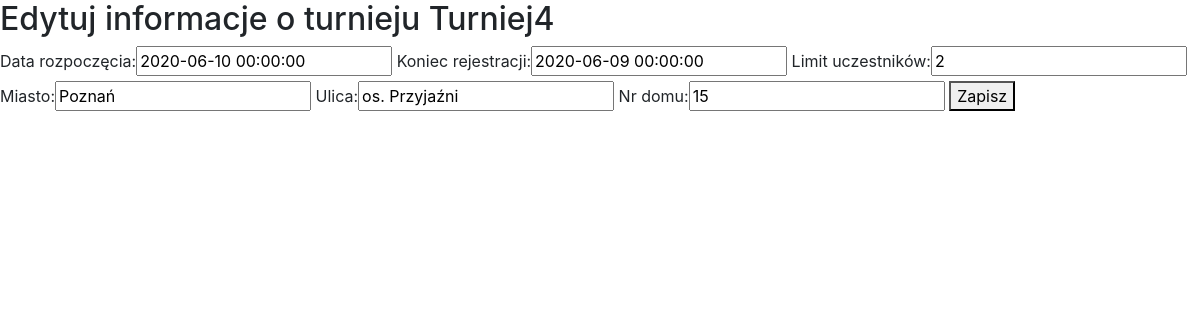
/tournament/4/edit/ (signed in), run on the app's committed database.
### Tourn/models.py (models this page shows)
class Tournament(models.Model):
    name = models.CharField(max_length=50)
    discipline = models.CharField(max_length=50)
    start_date = models.DateTimeField()
    registration_deadline = models.DateTimeField()
    participants_limit = models.IntegerField()
    city = models.CharField(max_length=20)
    street = models.CharField(max_length=50)
    number = models.IntegerField()
    organizer = models.ForeignKey(settings.AUTH_USER_MODEL, on_delete=models.CASCADE)

### Tourn/views.py (the view)
# urls.py: path('tournament/<int:id>/edit/', views.edit_tournament, name='tournament_edit'),
def edit_tournament(request, id):
    try:
        tourn = Tournament.objects.get(id=id)
    except Tournament.DoesNotExist:
        raise Http404("Nie ma takiego turnieju")
    try:
        participants = Participation.objects.filter(tournament=tourn)
        participants_number = len(participants)
    except Participation.DoesNotExist:
        pass
    if request.user.is_authenticated:
        if request.method == 'POST':
            if request.user.id == tourn.organizer_id and tourn.registration_deadline > timezone.now():
                form = EditTournamentForm(request.POST, instance=tourn, participants=participants_number, start=tourn.start_date)
                if form.is_valid():
                    tournament = form.save(commit=False)
                    tournament.save()
                    return redirect('/../tournament/' + str(tournament.id))
            else:
                if tourn.registration_deadline <= timezone.now():
                    messages.add_message(request, messages.INFO, 'Nie możesz edytować informacji o turnieju, który już się rozpoczął')
                else:
                    messages.add_message(request, messages.INFO,'Nie możesz edytować informacji o turnieju, którego organizatorem nie jesteś')
                form = EditTournamentForm(instance=tourn, participants=participants_number, start=tourn.start_date)
                return render(request, 'tournaments/edit.html', {'form': form, 'participants_number': participants_number, 'tourn': tourn})
        else:
            form = EditTournamentForm(instance=tourn, participants=participants_number, start=tourn.start_date)
        return render(request, 'tournaments/edit.html', {'form': form, 'participants_number': participants_number, 'tourn': tourn})
    else:
        return redirect('login')

### Tourn/forms.py (shortened to what this page needs)
class EditTournamentForm(ModelForm):
    participants = 0
    start = timezone.now()
    def __init__(self, *args, **kwargs):
        self.participants = kwargs.pop('participants')  # cache the user object you pass in
        self.start = kwargs.pop('start')
        super(ModelForm, self).__init__(*args, **kwargs)
    class Meta:
        model = Tournament
        fields = ['start_date', 'registration_deadline', 'participants_limit', 'city', 'street', 'number']
        labels = {'name': 'Nazwa', 'discipline': 'Dyscyplina', 'start_date': 'Data rozpoczęcia',
                  'registration_deadline': 'Koniec rejestracji',
                  'participants_limit': 'Limit uczestników', 'city': 'Miasto', 'street': 'Ulica', 'number': 'Nr domu'}

### templates/tournaments/edit.html (shortened to what this page needs)
<!DOCTYPE html>
    <html lang="pl">
    <head>
        <link rel="stylesheet" href="https://maxcdn.bootstrapcdn.com/bootstrap/4.1.3/css/bootstrap.min.css">
    </head>
    <body>
{% block content %}
  <h2>Edytuj informacje o turnieju {{ tourn.name }}</h2>
  <form method="post">
      {{ form }}
      <button type="submit">Zapisz</button>
  </form>
{% endblock %}
    </body>
</html>

### data on the page
Tournament: name "Turniej4", start_date "2020-06-10 00:00:00", registration_deadline "2020-06-09 00:00:00", participants_limit "2", city "Poznań", street "os. Przyjaźni", number "15"
